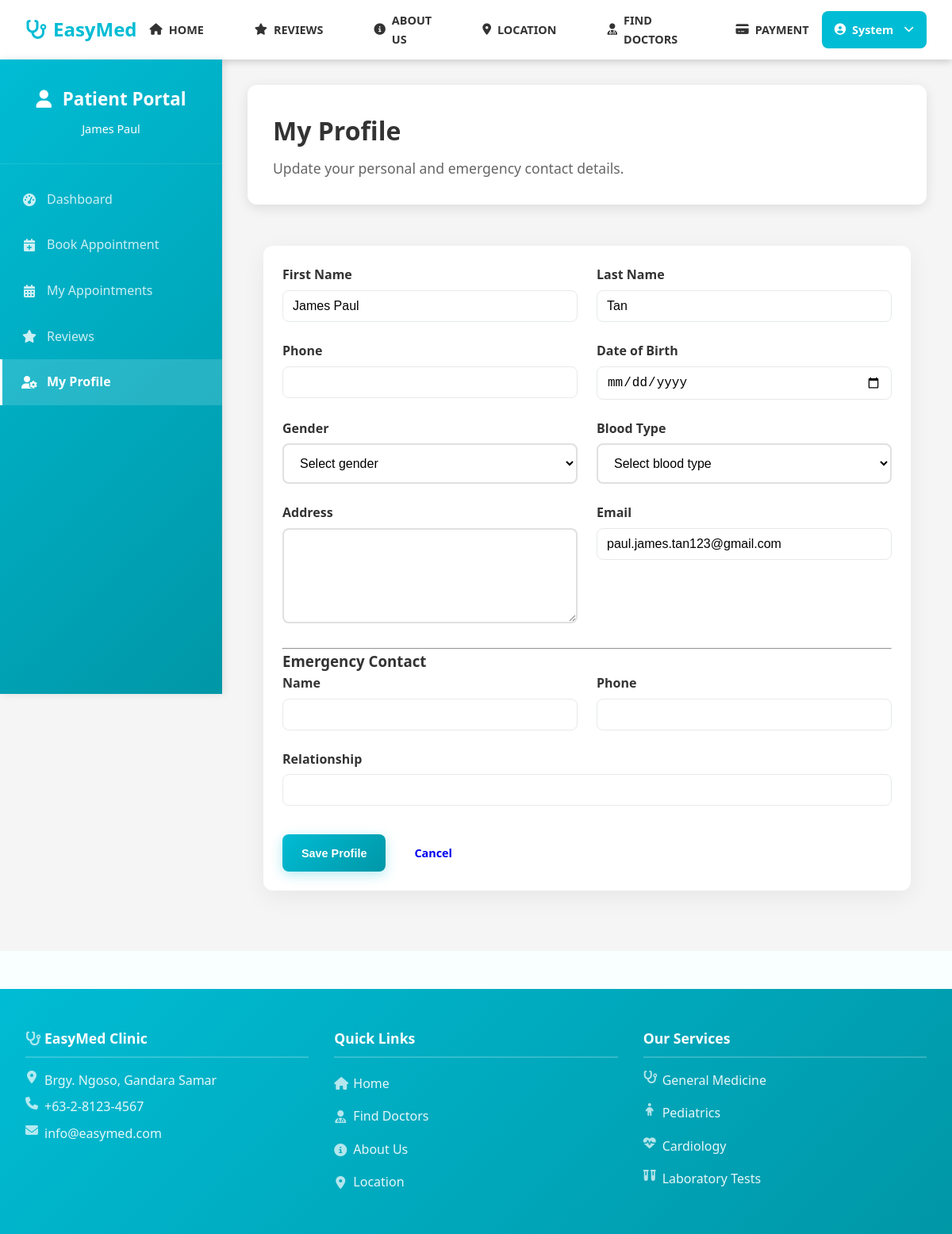
Page /patient/profile.php (signed in) on the committed database.
### tables this page shows
CREATE TABLE users (
                    id INTEGER PRIMARY KEY AUTOINCREMENT,
                    username VARCHAR(50) UNIQUE NOT NULL,
                    email VARCHAR(100) UNIQUE NOT NULL,
                    password VARCHAR(255) NOT NULL,
                    first_name VARCHAR(50),
                    last_name VARCHAR(50),
                    profile_image VARCHAR(255),
                    role VARCHAR(20) DEFAULT 'patient' CHECK (role IN ('admin', 'doctor', 'patient')),
                    is_active INTEGER DEFAULT 1,
                    status VARCHAR(20) DEFAULT 'pending' CHECK (status IN ('active', 'inactive', 'pending')),
                    created_at DATETIME DEFAULT CURRENT_TIMESTAMP,
                    updated_at DATETIME DEFAULT CURRENT_TIMESTAMP
                , email_verified INTEGER DEFAULT 0, phone TEXT, date_of_birth TEXT, gender TEXT, address TEXT);

CREATE TABLE clinic_settings (
                    id INTEGER PRIMARY KEY AUTOINCREMENT,
                    setting_key VARCHAR(100) UNIQUE,
                    setting_value TEXT,
                    description TEXT,
                    updated_at DATETIME DEFAULT CURRENT_TIMESTAMP
                );

### includes/database.php (called while the page is built, shortened)
<?php
class Database {
    private $connection;
    private static $instance = null;
    public static function getInstance() {
        if (self::$instance === null) {
            self::$instance = new self();
        }
        return self::$instance;
    }
    private function connect() {
        try {
            if (DB_TYPE === 'sqlite') {
                $this->connection = new PDO(
                    "sqlite:" . SQLITE_PATH,
                    null,
                    null,
                    array(
                        PDO::ATTR_ERRMODE => PDO::ERRMODE_EXCEPTION,
                        PDO::ATTR_DEFAULT_FETCH_MODE => PDO::FETCH_ASSOC
                    )
                );
                $this->connection->exec('PRAGMA foreign_keys = ON');
            }
        } catch (PDOException $e) {
            die("Database connection failed: " . $e->getMessage());
        }
    }
    public function query($sql, $params = array()) {
        try {
            $stmt = $this->connection->prepare($sql);
            $stmt->execute($params);
            return $stmt;
        } catch (PDOException $e) {
            error_log("Database query error: " . $e->getMessage());
            throw $e;
        }
    }
    public function fetch($sql, $params = array()) {
        $stmt = $this->query($sql, $params);
        return $stmt->fetch();
    }
}
?>

### includes/functions.php (called while the page is built, shortened)
<?php
require_once 'database.php';
function getClinicSetting($key, $default = '') {
    $db = Database::getInstance();
    $setting = $db->fetch(
        "SELECT setting_value FROM clinic_settings WHERE setting_key = ?",
        [$key]
    );
    return $setting ? $setting['setting_value'] : $default;
}
?>

### patient/profile.php (the view, shortened to what this page needs)
<?php
require_once '../includes/functions.php';
require_once '../includes/database.php';
$db = Database::getInstance();
$user_id = $_SESSION['user_id'];
$user = $db->fetch("SELECT u.*, p.date_of_birth, p.gender, p.emergency_contact AS emergency_contact_name, p.emergency_phone AS emergency_contact_phone, NULL AS emergency_contact_relationship, p.blood_type FROM users u LEFT JOIN patients p ON p.user_id = u.id WHERE u.id = ?", [$user_id]);
?>
<!doctype html>
<html lang="en">
<head>
    <link rel="stylesheet" href="<?= SITE_URL ?>/assets/css/style.css">
</head>
<body>
    <?php require_once '../includes/header.php'; ?>
    <div class="patient-container">
        <div class="patient-sidebar">
            <div class="sidebar-header">
                <h3><i class="fas fa-user"></i> Patient Portal</h3>
                <p style="margin: 0.5rem 0 0 0; color: #ffffffff; font-size: 0.9rem; font-weight: 500;">
                    <?php echo htmlspecialchars(($_SESSION['first_name'] ?? '') . ' ' . ($_SESSION['last_name'] ?? '')); ?>
                </p>
            </div>
            <nav class="sidebar-nav">
                <a href="dashboard_patients.php" class="nav-item"> <i class="fas fa-tachometer-alt"></i> Dashboard</a>
                <a href="book-appointment.php" class="nav-item"> <i class="fas fa-calendar-plus"></i> Book Appointment</a>
                <a href="appointments.php" class="nav-item"> <i class="fas fa-calendar-alt"></i> My Appointments</a>
                <a href="reviews.php" class="nav-item"> <i class="fas fa-star"></i> Reviews</a>
                <a href="profile.php" class="nav-item active"> <i class="fas fa-user-cog"></i> My Profile</a>
            </nav>
        </div>
        <div class="patient-content">
            <div class="content-header"><h1>My Profile</h1><p>Update your personal and emergency contact details.</p></div>
            <div class="profile-container">
                <div class="profile-card">
                    <form method="post" action="profile.php">
                        <div class="form-row">
                            <div class="form-group">
                                <label for="first_name">First Name</label>
                                <input type="text" name="first_name" id="first_name" class="form-control" value="<?= htmlspecialchars($user['first_name'] ?? '') ?>" required>
                            </div>
                            <div class="form-group">
                                <label for="last_name">Last Name</label>
                                <input type="text" name="last_name" id="last_name" class="form-control" value="<?= htmlspecialchars($user['last_name'] ?? '') ?>" required>
                            </div>
                        </div>
                        <div class="form-row">
                            <div class="form-group">
                                <label for="phone">Phone</label>
                                <input type="text" name="phone" id="phone" class="form-control" value="<?= htmlspecialchars($user['phone'] ?? '') ?>">
                            </div>
                            <div class="form-group">
                                <label for="date_of_birth">Date of Birth</label>
                                <input type="date" name="date_of_birth" id="date_of_birth" class="form-control" value="<?= htmlspecialchars($user['date_of_birth'] ?? '') ?>">
                            </div>
                        </div>
                        <div class="form-row">
                            <div class="form-group">
                                <label for="gender">Gender</label>
                                <select name="gender" id="gender" class="form-control">
                                    <option value="">Select gender</option>
                                </select>
                            </div>
                            <div class="form-group">
                                <label for="blood_type">Blood Type</label>
                                <select name="blood_type" id="blood_type" class="form-control">
                                    <option value="">Select blood type</option>
                                </select>
                            </div>
                        </div>
                        <div class="form-row">
                            <div class="form-group" style="flex: 1 1 60%;">
                                <label for="address">Address</label>
                                <textarea name="address" id="address" class="form-control"><?= htmlspecialchars($user['address'] ?? '') ?></textarea>
                            </div>
                            <div class="form-group form-group--narrow">
                                <label for="email">Email</label>
                                <input type="email" name="email" id="email" class="form-control" value="<?= htmlspecialchars($user['email'] ?? '') ?>" required>
                            </div>
                        </div>
                        <hr />
                        <h3>Emergency Contact</h3>
                        <div class="form-row">
                            <div class="form-group">
                                <label for="emergency_name">Name</label>
                                <input type="text" name="emergency_name" id="emergency_name" class="form-control" value="<?= htmlspecialchars($user['emergency_contact_name'] ?? '') ?>">
                            </div>
                            <div class="form-group">
                                <label for="emergency_phone">Phone</label>
                                <input type="text" name="emergency_phone" id="emergency_phone" class="form-control" value="<?= htmlspecialchars($user['emergency_contact_phone'] ?? '') ?>">
                            </div>
                        </div>
                        <div class="form-row">
                            <div class="form-group">
                                <label for="emergency_relation">Relationship</label>
                                <input type="text" name="emergency_relation" id="emergency_relation" class="form-control" value="<?= htmlspecialchars($user['emergency_contact_relationship'] ?? '') ?>">
                            </div>
                        </div>
                        <div class="actions">
                            <button type="submit" class="btn btn-primary">Save Profile</button>
                            <a href="dashboard_patients.php" class="btn">Cancel</a>
                        </div>
                    </form>
                </div>
            </div>
        </div>
    </div>
    <?php require_once '../includes/footer.php'; ?>
</body>
</html>

### includes/footer.php (shortened to what this page needs)
    </main>
    <footer class="footer">
        <div class="container">
            <div class="footer-grid">
                <div class="footer-section">
                    <h4>
                        <i class="fas fa-stethoscope"></i> EasyMed Clinic
                    </h4>
                    <p>
                        <i class="fas fa-map-marker-alt"></i>
                        <?php echo htmlspecialchars(getClinicSetting('clinic_address', 'Brgy. Ngoso, Gandara Samar')); ?>
                    </p>
                    <p>
                        <i class="fas fa-phone"></i>
                        <?php echo htmlspecialchars(getClinicSetting('clinic_phone', '+63-2-8123-4567')); ?>
                    </p>
                    <p>
                        <i class="fas fa-envelope"></i>
                        <?php echo htmlspecialchars(getClinicSetting('clinic_email', 'info@easymed.com')); ?>
                    </p>
                </div>
                <div class="footer-section">
                    <h4>Quick Links</h4>
                    <div class="footer-links">
                        <a href="<?php echo SITE_URL; ?>/index.php">
                            <i class="fas fa-home"></i> Home
                        </a>
                        <a href="<?php echo SITE_URL; ?>/doctors.php">
                            <i class="fas fa-user-md"></i> Find Doctors
                        </a>
                        <a href="<?php echo SITE_URL; ?>/about.php">
                            <i class="fas fa-info-circle"></i> About Us
                        </a>
                        <a href="<?php echo SITE_URL; ?>/location.php">
                            <i class="fas fa-map-marker-alt"></i> Location
                        </a>
                    </div>
                </div>
                <div class="footer-section">
                    <h4>Our Services</h4>
                    <div class="footer-services">
                        <p>
                            <i class="fas fa-stethoscope"></i> General Medicine
                        </p>
                        <p>
                            <i class="fas fa-child"></i> Pediatrics
                        </p>
                        <p>
                            <i class="fas fa-heartbeat"></i> Cardiology
                        </p>
                        <p>
                            <i class="fas fa-vials"></i> Laboratory Tests
                        </p>
                    </div>
                </div>
            </div>
        </div>
    </footer>
</body>
</html>

### rows in the picture
users: first_name "James Paul", last_name "Tan", email "paul.james.tan123@gmail.com"
clinic_settings: setting_value "Brgy. Ngoso, Gandara Samar"

### other values in the picture
getClinicSetting('clinic_phone', '+63-2-8123-4567') "+63-2-8123-4567"
getClinicSetting('clinic_email', 'info@easymed.com') "info@easymed.com"
